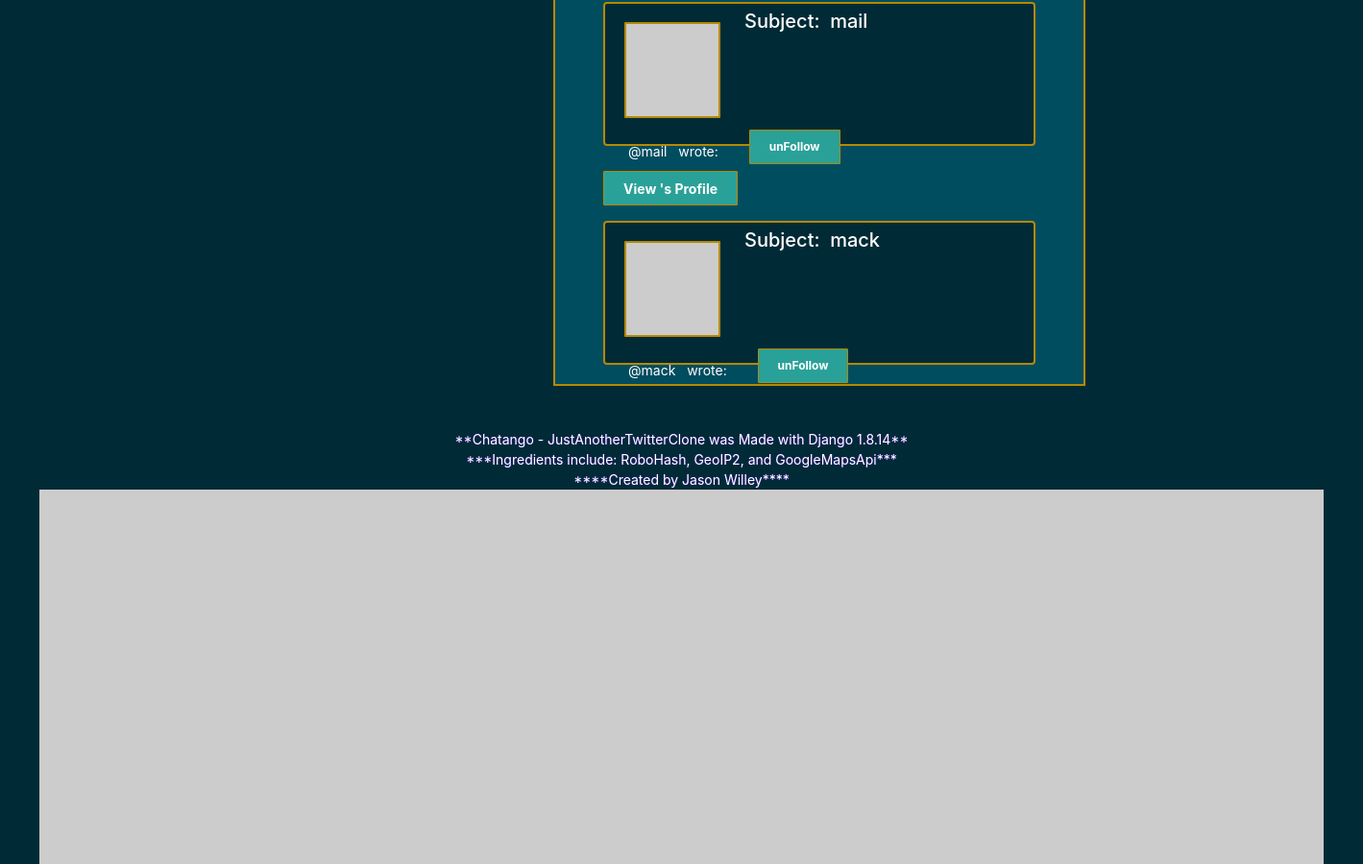
Before: /following (signed in, middle part) with the older database file.
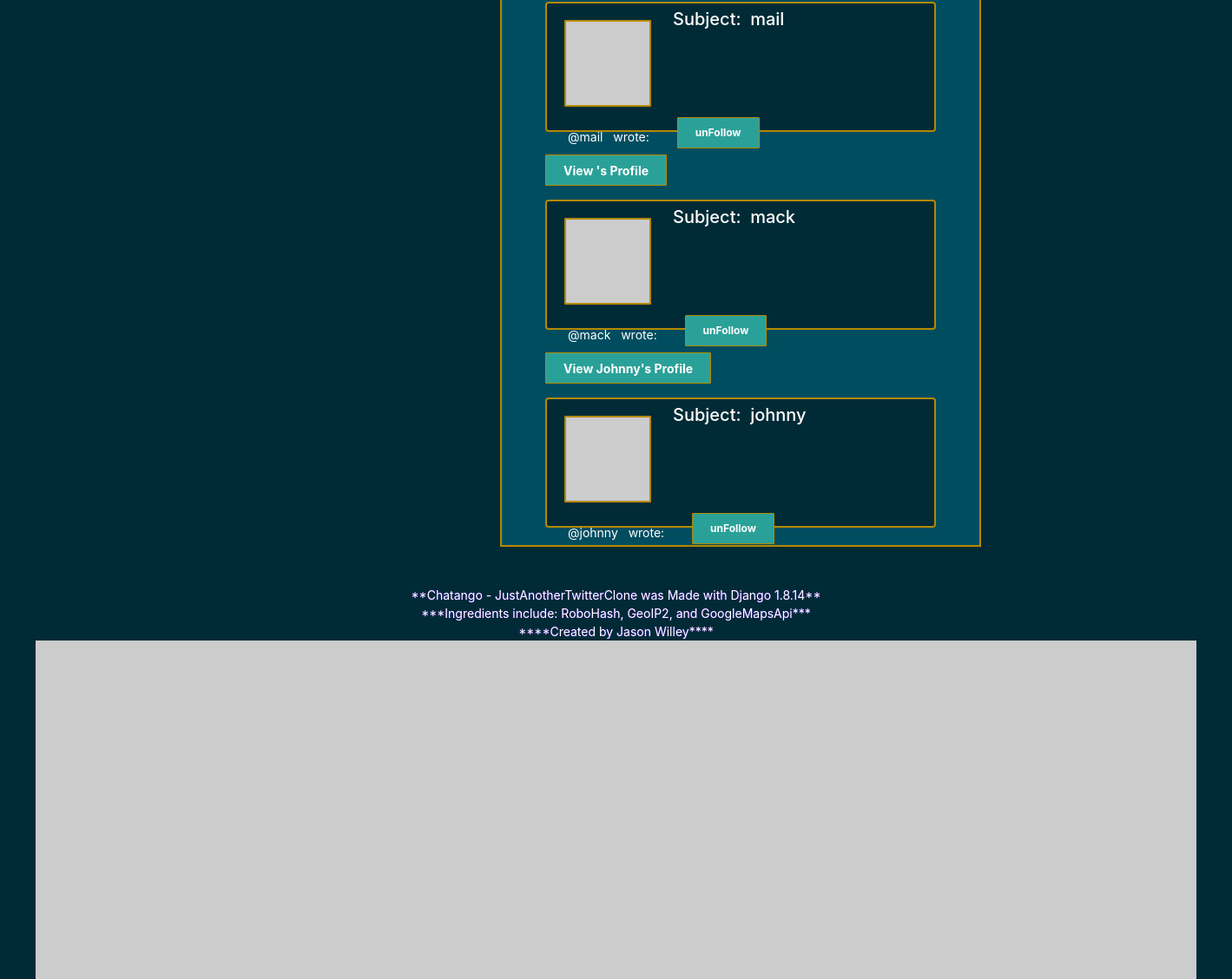
After: the same page with the newer database file.
### chats/models.py (models this page shows, shortened)
class Profile(models.Model):
    bio = models.TextField(max_length=500, verbose_name="Bio")
    fname = models.CharField(max_length=50, verbose_name="FirstName")
    lname = models.CharField(max_length=50, verbose_name="LastName")
    username = models.CharField(max_length=50, verbose_name="Username")
    address1 = models.CharField(blank=True, null=True, max_length=50)
    address2 = models.CharField(blank=True, null=True, max_length=50)
    city = models.CharField(max_length=25, blank=True, null=True)
    state = models.CharField(max_length=2, blank=True, null=True)
    zipcode = models.IntegerField(null=True)
    phone1 = models.CharField(max_length=15, null=True, blank=True)
    phone2 = models.CharField(max_length=15, null=True, blank=True)
    phone3 = models.CharField(max_length=15, null=True, blank=True)
    date_created = models.DateTimeField(default=datetime.datetime.now, null=True)
    dateofbirth = models.DateField(null=True, verbose_name="DateofBirth", default=None, blank=True)
    last_connection = models.DateTimeField(verbose_name="DateofLastConnection", null=True, default=None, blank=True)
    email = models.EmailField(null=True, verbose_name="Email")
    follows = models.ManyToManyField('self', blank=True, related_name='followed_by', symmetrical=False)
    user = models.OneToOneField(User,related_name="profile", verbose_name="User", on_delete=models.CASCADE)
    image = models.FileField(null=True, blank=True, default=None)

### chats/views.py (the view)
# urls.py: url(r'^following$', 'chats.views.following'),
@login_required
def following(request, username='', form=None):
    followings = request.user.profile.followed_by.all
    return render(request, 'following.html',
    {'followings':followings, 'username': request.user.username})

### chats/templates/following.html (shortened to what this page needs)
{% extends "base.html" %}
{% block content %}
<div class="panel right1">
{% for following in followings %}
<a>
<input id="btnCardRight" type="button" class="btn" value="View {{ following.username }}'s Profile" onclick="location.href ='/users/{{ user.username }}';">
</a>
     <div class="card right flex-row flex-wrap">
       <img class="avatar" src='http://www.robohash.org/{{ following.user.username }}?size=65x65'>
           <h5>Subject: &nbsp{{ following.user.username }}</h5>
              <p class="card-text">@{{ following.user.username }} &nbsp wrote: &nbsp{{ message.content }}<br><br>
              </p>
              {% if following %}
              <form action="/unfollow" method="post">
                 {% csrf_token %}<br>
                 <input type="submit" value="unFollow">
                   {% endif %}
</div>
  {% endfor %}
</div>
{% endblock %}

Changed rows visible on the page:
now on this page (row edited): Profile: username "View Johnny's Profile", user.username "johnny"
